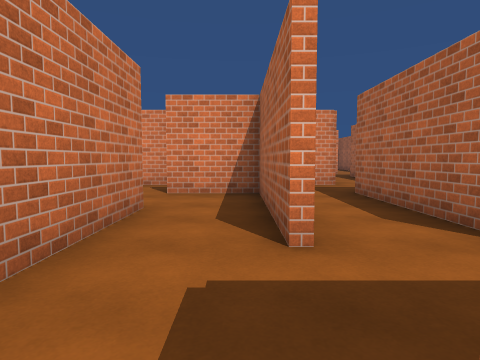
view 1 (above)

23 first-person views from a walk through a 3-D level made in the Unity game engine. The camera is 1.3 m above the floor, tilts 4° down and sees 75° across. The floor is counted in squares, 1.8 m on a side. Each view is taken from the middle of a square. On the plan, view 1 faces up. The plan holds only what a view shows up to about 10 squares ahead; the rest is blank. The place goes on beyond the plan. The player is left out. Surface patterns are stand-ins for the level's own textures.

view 2
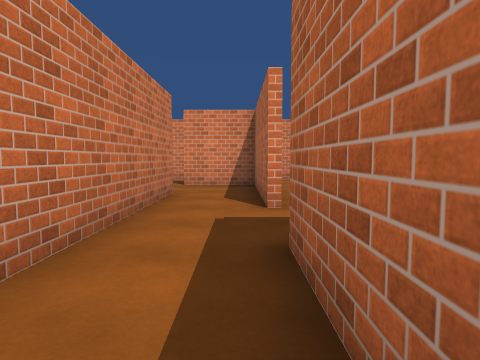

view 3
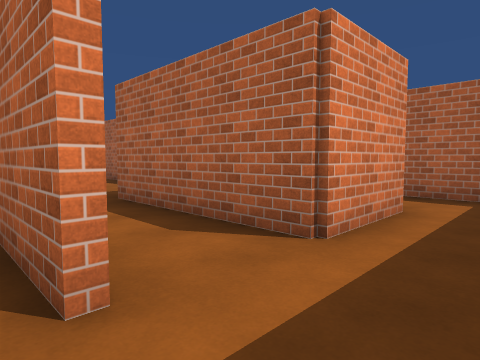

view 4
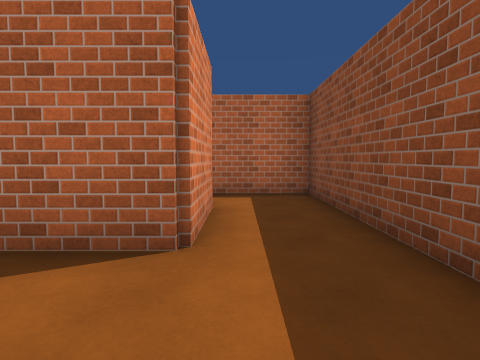

view 5
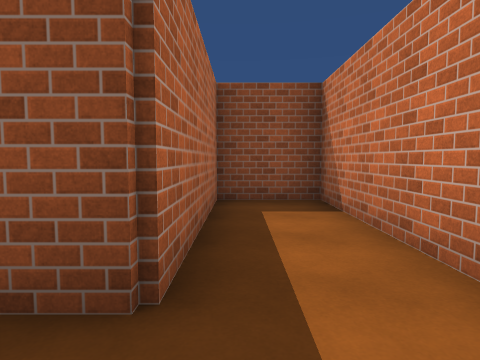

view 6
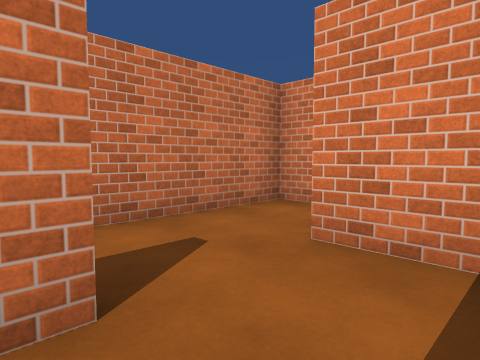

view 7
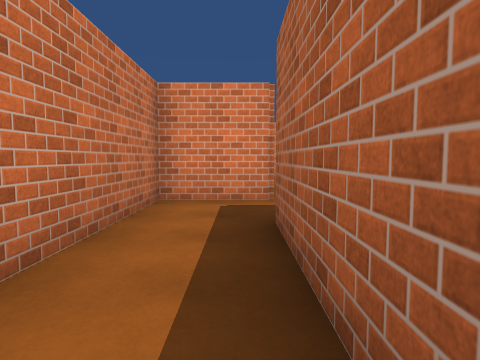

view 8
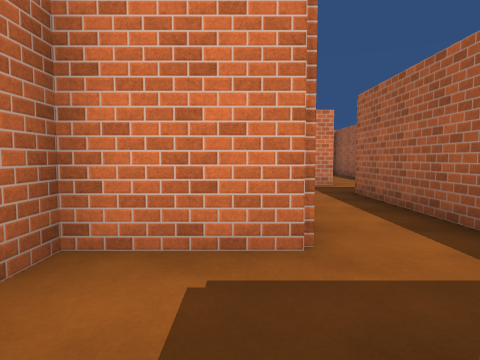

view 9
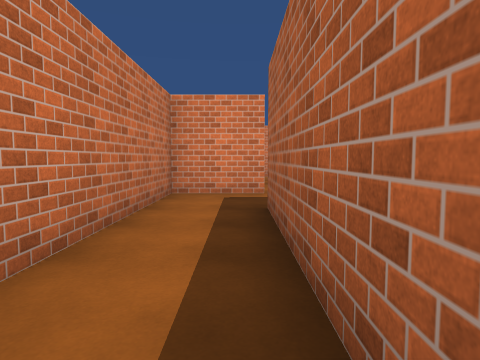

view 10
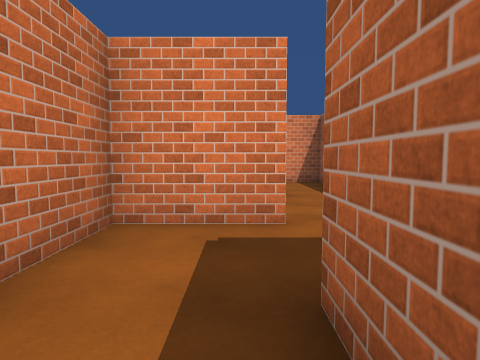

view 11
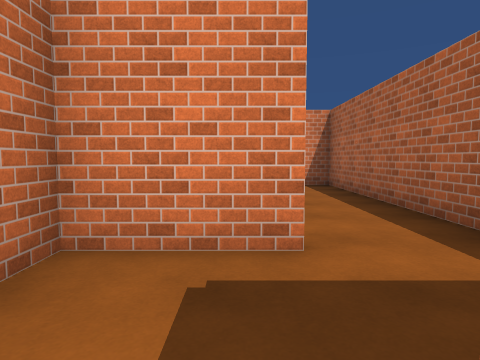

view 12
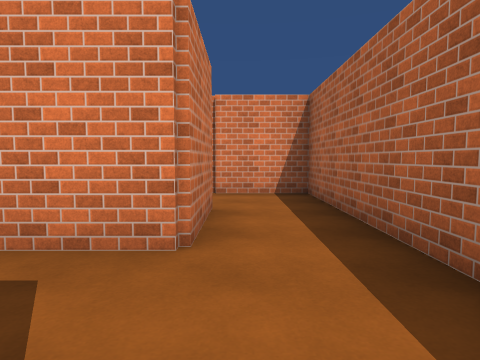

view 13
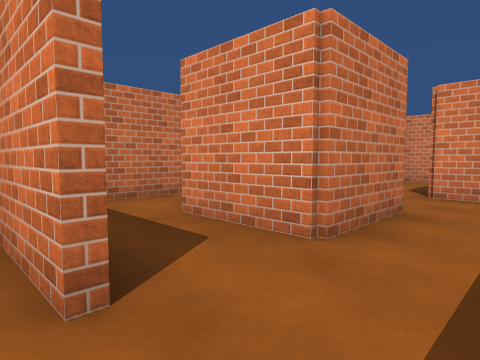

view 14
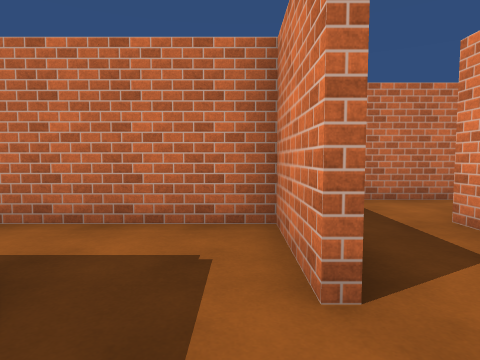

view 15
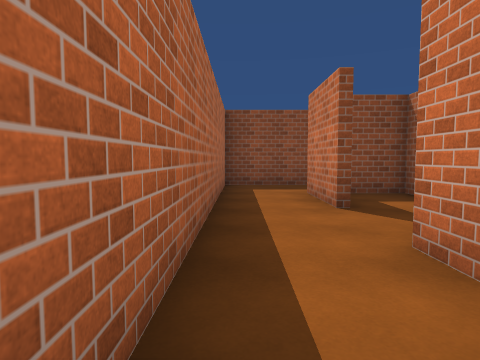

view 16
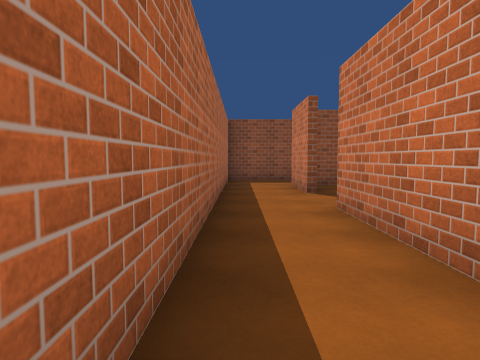

view 17
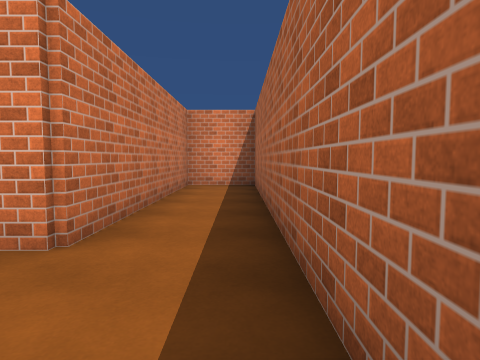

view 18
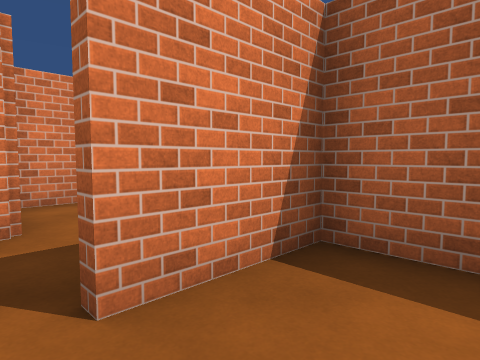

view 19
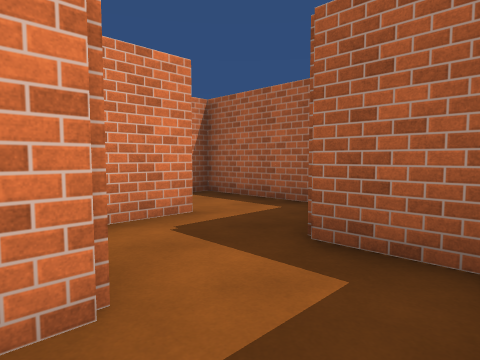

view 20
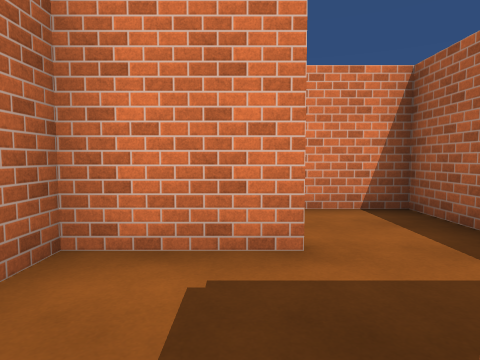

view 21
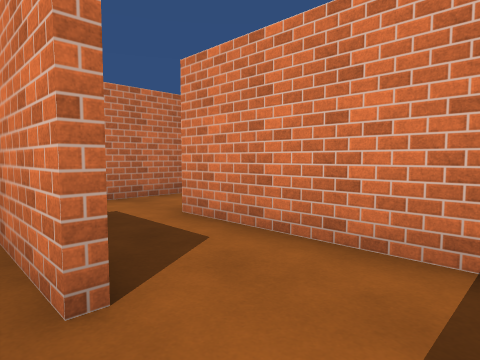

view 22
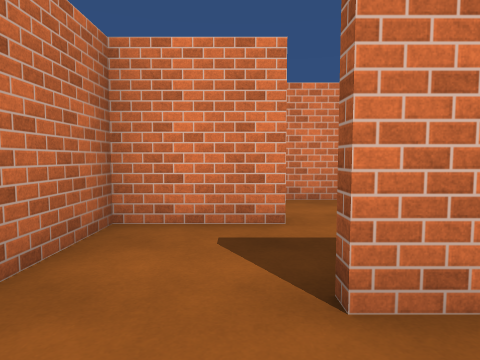

view 23
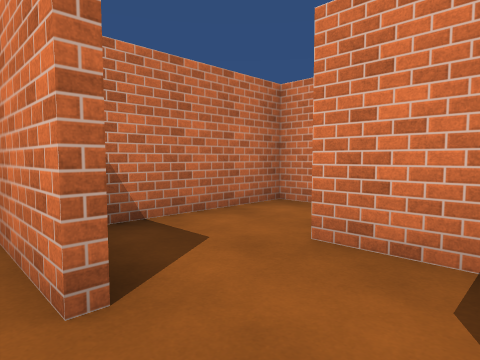

### Floor plan
Key: @ floor where view 1 was taken; # wall or solid block; . floor.
Columns run from 4 left of view 1 to 7 right of it. Each row starts with its distance up from view 1.
 21         .###
 20         ...#
 19  #      ...#
 18  #. ##   #.#
 17  #.###.###.#
 16  #...#.....#
 15 ###..####..#
 14  #...  #...
 13  #.#####.###
 12  #.....#.#.#
 11   .##..#.#.#
 10    #...#.#.#
  9  ###.###.#.#
  8  #...#...#.#
  7  #.###.###.#
  6  #...#.#...#
  5  #...#.#...#
  4    #.#.#.#.#
  3    #.#.###.#
  2    #.......#
  1    #.#######
  0    #@#
 -1    #.#
 -2    #.#
 -3    ###
 -4    #

Positions as (right, up) in squares from view 1, and headings:
1: (0, 0), facing up
2: (0, -2), facing up
3: (0, 1), facing up-right
4: (0, 2), facing right
5: (0, 2), facing down
6: (0, 4), facing up-left
7: (2, 3), facing up
8: (2, 6), facing up
9: (4, 8), facing up
10: (4, 11), facing up
11: (4, 12), facing up
12: (5, 14), facing up
13: (6, 14), facing up-left
14: (6, 14), facing left
15: (6, 9), facing down
16: (6, 11), facing down
17: (6, 4), facing up
18: (-2, 5), facing up-right
19: (-2, 7), facing up-right
20: (0, 8), facing up
21: (2, 10), facing up-left
22: (-2, 11), facing up
23: (0, 14), facing up-left
